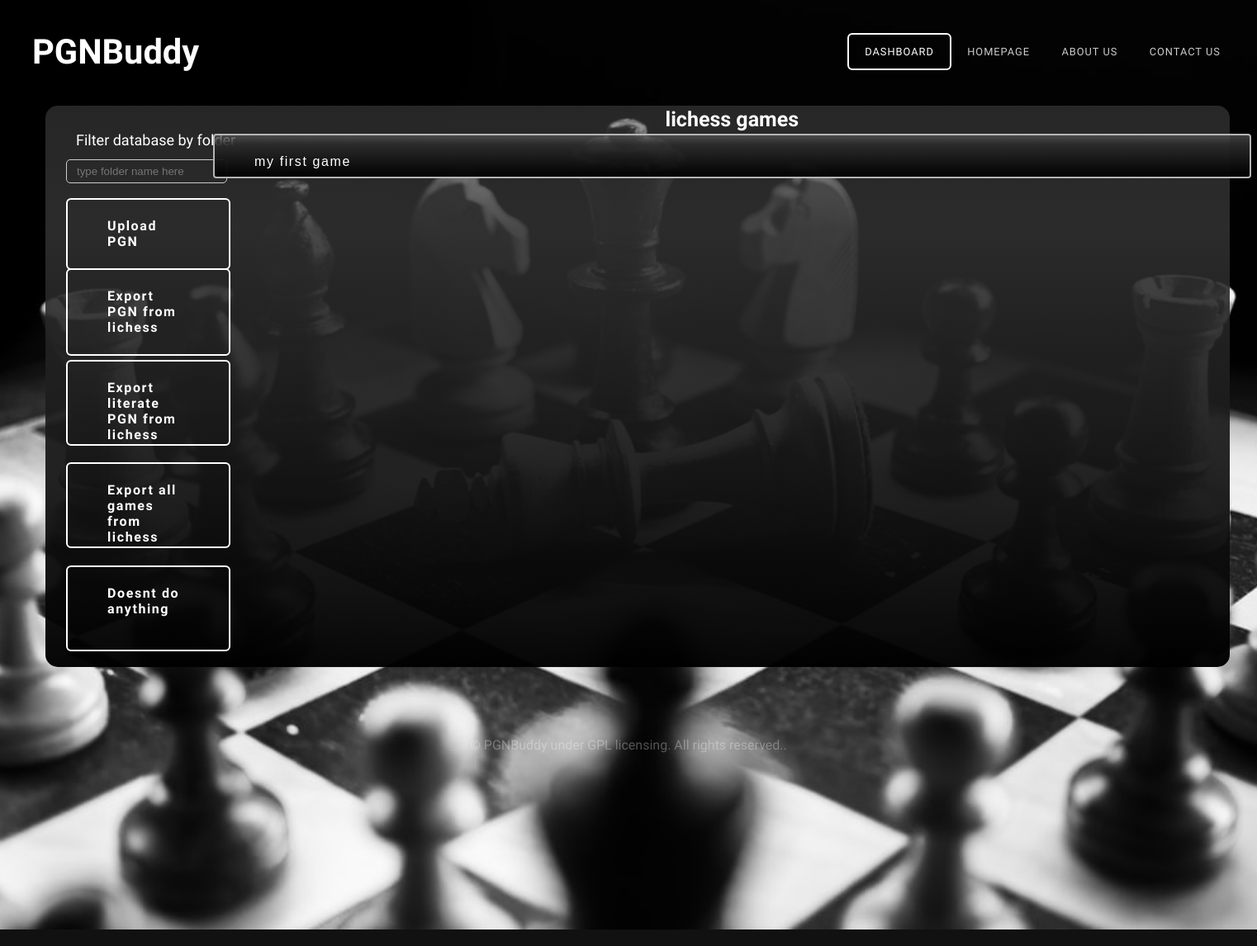
Page /dashboard (signed in) on the earlier database version.
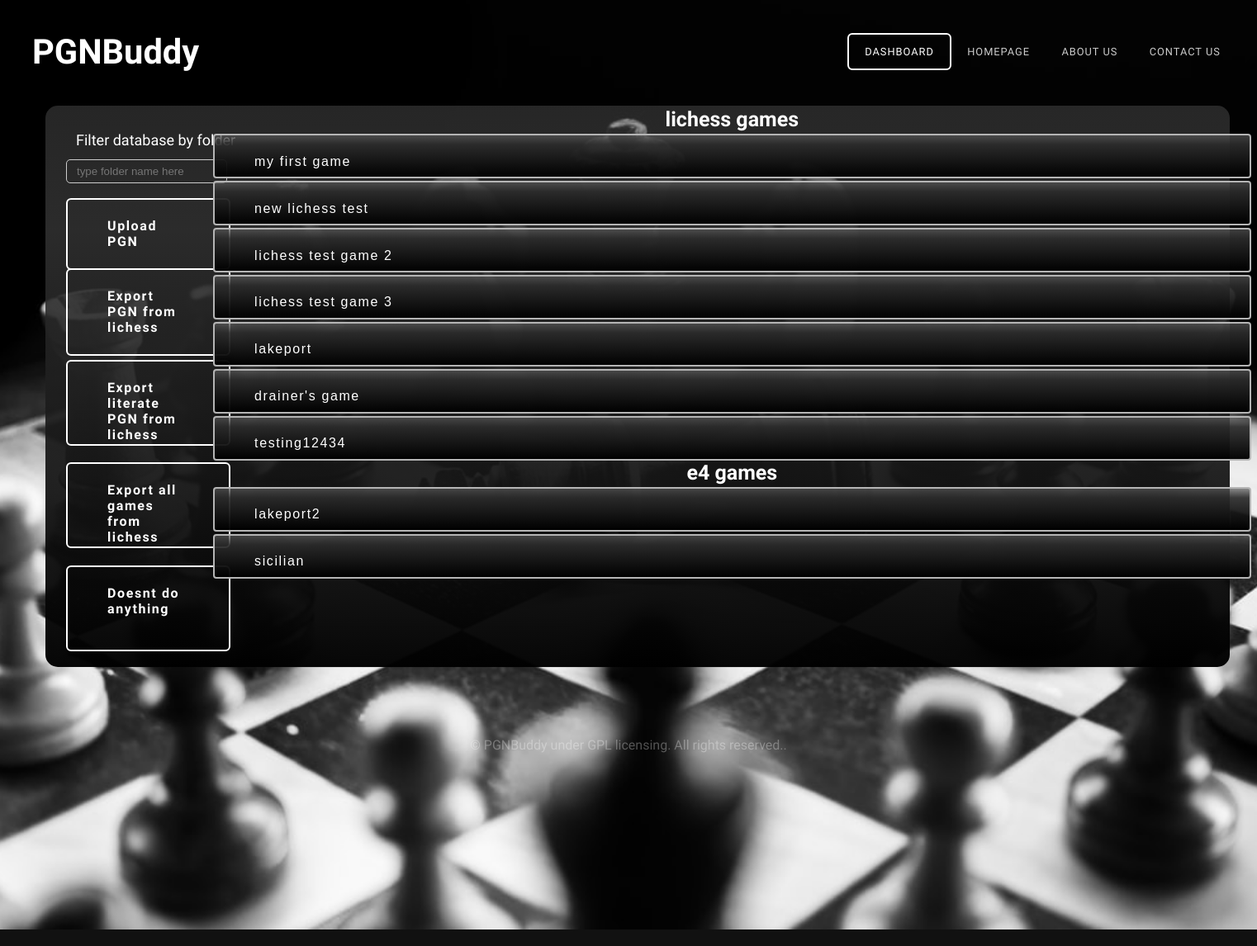
Same page on the later database version.
### models.py (models this page shows)
class pgn(db.Model):
    __tablename__ = 'pgn'
    __table_args__ = {'extend_existing': True}
    game = db.Column(db.String(9999))
    fileName = db.Column(db.String(129))
    folder = db.Column(db.String(120))
    userId = db.Column(db.Integer, db.ForeignKey('user.id'))
    frame = db.Column(db.String(200))
    pgnId = db.Column(db.Integer, primary_key=True)

### main.py (the view)
@main.route('/dashboard')
def dashboard():
    try:
        current_user = User.query.filter_by(email=session['email']).first()
    except:
        return render_template('webindex.html')
    games = db.session.query(pgn).filter_by(userId=current_user.id).all()
    gamelist = []
    for game in games:
        gamelist.append(game.game)
    pgnlist = []
    pgns = db.session.query(pgn).filter_by(userId=current_user.id).all()
    for pg in pgns:
        pgnlist.append({
            'name': str(pg.fileName),
            'game': pg.game,
            'folder': pg.folder,
            'frame': pg.frame,
            'pgnId': pg.pgnId
        })
    folderlist = []
    folders = db.session.query(pgn.folder).filter_by(
        userId=current_user.id).all()
    for folder in folders:
        folderlist.append(str(folder))
    folderlist = list(dict.fromkeys(folderlist))
    return render_template(
        'user_dashboard.html',
        games=gamelist,
        folders=folderlist,
        pgnlist=pgnlist
    )

### __init__.py (called while the page is built)
def create_app():
    app = Flask(__name__)
    app.config['SECRET_KEY'] = '9OLWxND4o83j4K4iuopO'
    app.config['SQLALCHEMY_DATABASE_URI'] = 'sqlite:///db.sqlite'
    db.init_app(app)
    login_manager = LoginManager()
    login_manager.login_view = 'auth.login'
    login_manager.init_app(app)
    from .models import User
    from .models import pgn
    @login_manager.user_loader
    def load_user(user_id):
        return User.query.get(int(user_id))
    from .auth import auth as auth_blueprint
    app.register_blueprint(auth_blueprint)
    from .main import main as main_blueprint
    app.register_blueprint(main_blueprint)
    return app

### templates/user_dashboard.html (shortened to what this page needs)
<!DOCTYPE html PUBLIC "-//W3C//DTD XHTML 1.0 Strict//EN" "http://www.w3.org/TR/xhtml1/DTD/xhtml1-strict.dtd">
<html xmlns="http://www.w3.org/1999/xhtml">
<head>
<link href="static/css/default.css" rel="stylesheet" type="text/css" media="all" />
<link href="static/css/fonts.css" rel="stylesheet" type="text/css" media="all" />
</head>
<body>
<div id="header-wrapper">
	<div id="header" class="container">
		<div id="logo">
			<h1><a href="{{url_for('main.home')}}">PGNBuddy</a></h1>
		</div>
		<div id="menu">
			<ul>
				<li class="active"><a href="{{url_for('main.dashboard')}}" accesskey="2" title="">Dashboard</a></li>
				<li><a href="{{url_for('main.home')}}" accesskey="1" title="">Homepage</a></li>
				<li><a href="#" accesskey="3" title="">About Us</a></li>
				<li><a href="#" accesskey="5" title="">Contact Us</a></li>
			</ul>
		</div>
	</div>
	<div class="titlebox-dash">
		<div id="banner" class="container">
			<div class="title">
				<form action="{{ url_for('main.uploadpgn') }}" method="POST" enctype="multipart/form-data">
					<div>
						<label class="button" id="uploadpgn">
							<input type="file" accept=".pgn" class="button" id="hiddenform" name="pgnfile" onchange="form.submit()">Upload PGN
						</label>
					</div>
				</form>
			<div>
				<a href="{{ url_for('main.lichessupload') }}" title="Import PGN from lichess" class='button' id='uploadlichess'>
					Export PGN from lichess</a>
				<a href="{{ url_for('main.lichessliterate') }}" title="Import literate PGN from lichess" class='button' id='lichessliterate'>
					Export literate PGN from lichess</a>
				<form action="{{ url_for('main.filterdb') }}" method="POST" enctype="multipart/form-data">
				 <div id="filterbutton">
					 <label id="filterdb">Filter database by folder
						 <input type=text title="View DB" id="filterdbinput" name="folder" placeholder="type folder name here">
					 </label>
				 </div>
				</form>
				<a href="{{ url_for('main.exportall') }}" title="export all games from lichess" class='button' id='exportall'>
					Export all games from lichess</a>
				<a href="{{ url_for('main.nothingyet') }}" title="" class='button' id='tbd'>
					Doesnt do anything</a>
					<div class="userdatabase2">
							<ul>
								{% for folder in folders %}
								<li><h2 style="font-size: 25px; font-weight: 550;">{{ folder[2:-3] }}</h2>
									<ol>
									{% for pg in pgnlist %}
										{% if pg['folder'] == folder[2:-3] %}
											<div id="accordion-{{loop.index}}" class="accordionbutton">
												<h2 class="newbutton" style="font-size: 16px; width: 90%;">{{ pg.name }}</h2>
											</div>
										{% endif %}
									{% endfor %}
									</ol>
								</li>
								{% endfor %}
							</ul>
					</div>
			    </div>
		</div>
</div>
</div>
<div id="copyright" class="container">
		<p>&copy; PGNBuddy under GPL licensing. All rights reserved.</a>.</p>
</div>
</body>
</html>

Differences in the rows shown:
added pgn: name "new lichess test", shown under "lichess games"
added pgn: name "lichess test game 2", shown under "lichess games"
added pgn: name "lichess test game 3", shown under "lichess games"
added pgn: name "lakeport", shown under "lichess games"
added pgn: name "drainer's game", shown under "lichess games"
added pgn: name "testing12434", shown under "lichess games"
added pgn: name "lakeport2", shown under "e4 games"
added pgn: name "sicilian", shown under "e4 games"
Other differences:
new list line: "e4 games"
